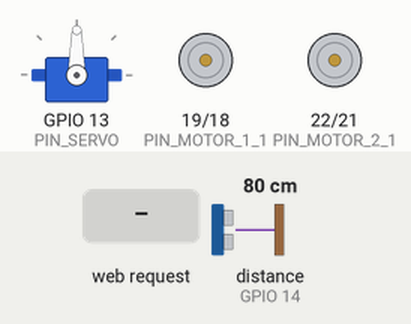
This sketch was run on a simulated ESP32. Shown: servo, motor-driver pin pairs drawn as motors (green arrow = first pin HIGH = forward, orange = second pin HIGH = backward, longer = more drive, scaled by the enable pin). Wiring (inferred from the names in the program): ultrasonic range finder: trigger GPIO 12; echo GPIO 14. Inputs (shaded band) come from the test bench; at power-on: distance to the obstacle (sensor on GPIO 14) 80 cm. The echo pulse lasts 58.3 µs per cm; WiFi joins after 1.5 s; servers stay silent unless stated; storage starts empty; what the sketch prints to the serial monitor is not drawn.

Above: at 2.7 s.
2.8 s: distance to the obstacle (sensor on GPIO 14) set to 54 cm
4.3 s: distance to the obstacle (sensor on GPIO 14) set to 47 cm
7.3 s: HTTP request GET /forward received
10.3 s: HTTP request GET /right received
13.3 s: HTTP request GET /cam_izq received
At 14.2 s:
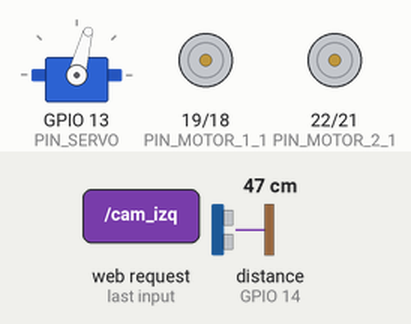
16.3 s: HTTP request GET /forward?valor=true received
Timing chart, 0 to 19.3 s (numbered marks = the images above; inputs shaded):
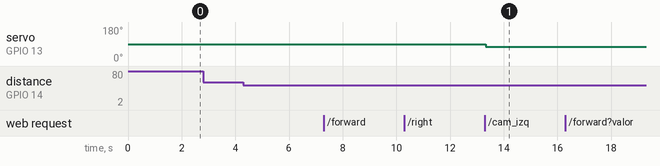

The sketch:

parcial_2.ino
```cpp
#include <WiFi.h>
#include <ESP32Servo.h>
#include <ESPAsyncWebServer.h>
#include <LittleFS.h>

// WiFi
const char* ssid     = "RedRoboticaUAA";
const char* password = "";

// Sensor ultrasónico
#define PIN_DISPARO 12
#define PIN_ECO     14

// Motores
#define PIN_MOTOR_1_1 19
#define PIN_MOTOR_1_2 18
#define PIN_MOTOR_2_1 22
#define PIN_MOTOR_2_2 21
#define PIN_PWM1      5
#define PIN_PWM2      23

// PWM
#define CANAL_PWM1     4
#define CANAL_PWM2     1
#define PWM_FREQ       500
#define PWM_RESOLUTION 8
#define MAX_DUTY_CYCLE 255

// Servo
#define PIN_SERVO 13
Servo miServo;

// IP estática
IPAddress localIP(192, 168, 0, 100);
IPAddress gateway(192, 168, 0, 1);
IPAddress subnet(255, 255, 255, 0);
IPAddress dns(192, 168, 0, 1);

// Estado global
float distancia      = 0;
int   velocidadMotor = 0;
int   anguloServo    = 90;
bool  modoPDI        = false;   // false = Normal, true = PDI (visión computacional)

AsyncWebServer server(80);

// Prototipos de funciones
void moverAdelante();
void moverAtras();
void girarIzquierda();
void girarDerecha();
void detenerMotores();
float leerDistancia();


void setup() {
  Serial.begin(115200);

  // PWM para motores
  ledcSetup(CANAL_PWM1, PWM_FREQ, PWM_RESOLUTION);
  ledcSetup(CANAL_PWM2, PWM_FREQ, PWM_RESOLUTION);
  ledcAttachPin(PIN_PWM1, CANAL_PWM1);
  ledcAttachPin(PIN_PWM2, CANAL_PWM2);
  ledcWrite(CANAL_PWM1, velocidadMotor);
  ledcWrite(CANAL_PWM2, velocidadMotor);

  // Pines sensor y motores
  pinMode(PIN_DISPARO,   OUTPUT);
  pinMode(PIN_ECO,       INPUT);
  pinMode(PIN_MOTOR_1_1, OUTPUT);
  pinMode(PIN_MOTOR_1_2, OUTPUT);
  pinMode(PIN_MOTOR_2_1, OUTPUT);
  pinMode(PIN_MOTOR_2_2, OUTPUT);

  // Servo
  miServo.attach(PIN_SERVO);
  miServo.write(anguloServo);

  // LittleFS
  if (!LittleFS.begin(true)) {
    Serial.println("Error al montar LittleFS");
    return;
  }
  Serial.println("LittleFS montado correctamente");

  // WiFi con IP estática
  if (!WiFi.config(localIP, gateway, subnet, dns)) {
    Serial.println("Error al configurar IP estática");
  }
  WiFi.begin(ssid, password);
  Serial.print("Conectando a WiFi");
  while (WiFi.status() != WL_CONNECTED) {
    delay(500);
    Serial.print(".");
  }
  Serial.println();
  Serial.print("IP: ");
  Serial.println(WiFi.localIP());

  // Rutas HTTP

  server.on("/", HTTP_GET, [](AsyncWebServerRequest *req) {
    req->send(LittleFS, "/index.html", "text/html");
  });

  server.on("/style.css", HTTP_GET, [](AsyncWebServerRequest *req) {
    req->send(LittleFS, "/style.css", "text/css");
  });

  // Movimiento
  server.on("/forward", HTTP_GET, [](AsyncWebServerRequest *req) {
    moverAdelante();
    req->send(200, "text/plain", "Adelante");
  });

  server.on("/backward", HTTP_GET, [](AsyncWebServerRequest *req) {
    moverAtras();
    req->send(200, "text/plain", "Atrás");
  });

  server.on("/left", HTTP_GET, [](AsyncWebServerRequest *req) {
    girarIzquierda();
    req->send(200, "text/plain", "Izquierda");
  });

  server.on("/right", HTTP_GET, [](AsyncWebServerRequest *req) {
    girarDerecha();
    req->send(200, "text/plain", "Derecha");
  });

  server.on("/stop", HTTP_GET, [](AsyncWebServerRequest *req) {
    detenerMotores();
    req->send(200, "text/plain", "Detenido");
  });

  // Distancia (consultada periódicamente por el frontend)
  server.on("/distancia", HTTP_GET, [](AsyncWebServerRequest *req) {
    req->send(200, "text/plain", String(distancia));
  });

  // Velocidad: /velocidad?valor=0-255
  server.on("/velocidad", HTTP_GET, [](AsyncWebServerRequest *req) {
    if (req->hasParam("valor")) {
      int v = req->getParam("valor")->value().toInt();
      v = constrain(v, 0, MAX_DUTY_CYCLE);
      velocidadMotor = v;
      ledcWrite(CANAL_PWM1, velocidadMotor);
      ledcWrite(CANAL_PWM2, velocidadMotor);
      req->send(200, "text/plain", "Velocidad: " + String(velocidadMotor));
    } else {
      req->send(400, "text/plain", "Parámetro 'valor' requerido");
    }
  });

  // Servo cámara — paso de 15° a la izquierda
  server.on("/cam_izq", HTTP_GET, [](AsyncWebServerRequest *req) {
    anguloServo = max(0, anguloServo - 15);
    miServo.write(anguloServo);
    req->send(200, "text/plain", "Ángulo: " + String(anguloServo));
  });

  // Servo cámara — paso de 15° a la derecha
  server.on("/cam_der", HTTP_GET, [](AsyncWebServerRequest *req) {
    anguloServo = min(180, anguloServo + 15);
    miServo.write(anguloServo);
    req->send(200, "text/plain", "Ángulo: " + String(anguloServo));
  });

  // Modo de operación: /modo?val=true|false
  server.on("/modo", HTTP_GET, [](AsyncWebServerRequest *req) {
    if (req->hasParam("val")) {
      String val = req->getParam("val")->value();
      modoPDI = (val == "true");
      if (!modoPDI) detenerMotores();
    }
    req->send(200, "text/plain", modoPDI ? "PDI" : "NORMAL");
  });

  server.onNotFound([](AsyncWebServerRequest *req) {
    req->send(404, "text/plain", "No encontrado");
  });

  server.begin();
  Serial.println("Servidor iniciado");
}


void loop() {
  distancia = leerDistancia();

  if (!modoPDI) {
    if (distancia > 0 && distancia <= 50) {
      moverAtras();
      delay(1000);
      girarIzquierda();
      delay(250);
      detenerMotores();
    }
  }

  delay(50);
}


void moverAdelante() {
  digitalWrite(PIN_MOTOR_1_1, HIGH);
  digitalWrite(PIN_MOTOR_1_2, LOW);
  digitalWrite(PIN_MOTOR_2_1, HIGH);
  digitalWrite(PIN_MOTOR_2_2, LOW);
}

void moverAtras() {
  digitalWrite(PIN_MOTOR_1_1, LOW);
  digitalWrite(PIN_MOTOR_1_2, HIGH);
  digitalWrite(PIN_MOTOR_2_1, LOW);
  digitalWrite(PIN_MOTOR_2_2, HIGH);
}

void girarIzquierda() {
  digitalWrite(PIN_MOTOR_1_1, LOW);
  digitalWrite(PIN_MOTOR_1_2, HIGH);
  digitalWrite(PIN_MOTOR_2_1, HIGH);
  digitalWrite(PIN_MOTOR_2_2, LOW);
}

void girarDerecha() {
  digitalWrite(PIN_MOTOR_1_1, HIGH);
  digitalWrite(PIN_MOTOR_1_2, LOW);
  digitalWrite(PIN_MOTOR_2_1, LOW);
  digitalWrite(PIN_MOTOR_2_2, HIGH);
}

void detenerMotores() {
  digitalWrite(PIN_MOTOR_1_1, LOW);
  digitalWrite(PIN_MOTOR_1_2, LOW);
  digitalWrite(PIN_MOTOR_2_1, LOW);
  digitalWrite(PIN_MOTOR_2_2, LOW);
}


float leerDistancia() {
  digitalWrite(PIN_DISPARO, LOW);
  delayMicroseconds(2);
  digitalWrite(PIN_DISPARO, HIGH);
  delayMicroseconds(10);
  digitalWrite(PIN_DISPARO, LOW);

  long tiempo = pulseIn(PIN_ECO, HIGH, 30000); // timeout 30 ms
  return tiempo / 58.3;
}
```

Measured:
- after the input at 2.8 s, every drawn part: stays the same
- after the input at 13.3 s, servo on GPIO 13 (PIN_SERVO): 90° → 75° at once
